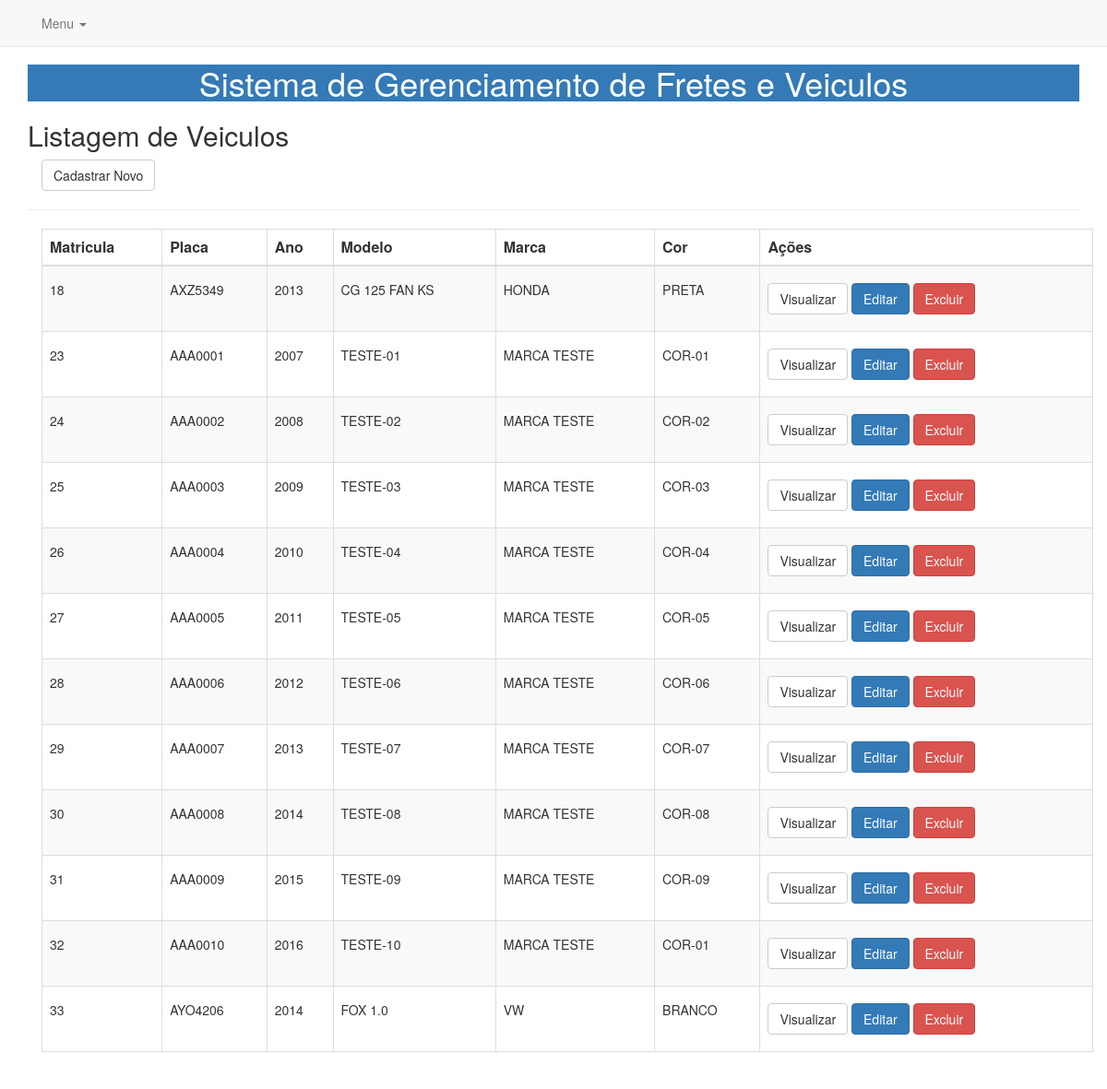
Before: /veiculos/listar_veiculos.php with the older database file.
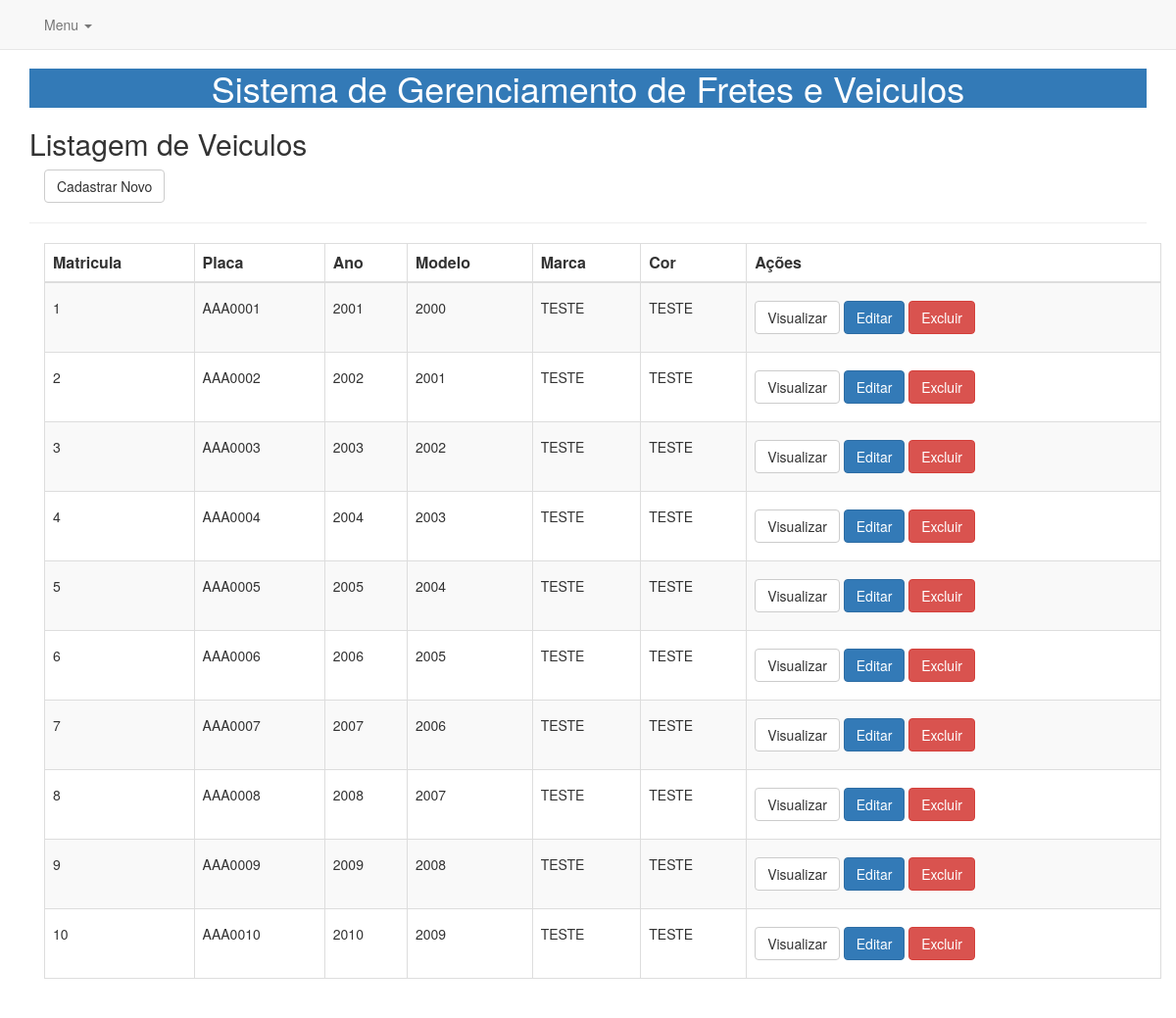
After: the same page with the newer database file.
### tables this page shows
CREATE TABLE `veiculo` (
  `veiculo_id` int(11) NOT NULL,
  `placa` varchar(10) DEFAULT NULL,
  `nro_renavam` varchar(20) DEFAULT NULL,
  `ano` varchar(9) DEFAULT NULL,
  `modelo` varchar(45) DEFAULT NULL,
  `chassi` varchar(25) DEFAULT NULL,
  `marca` varchar(45) DEFAULT NULL,
  `cor` varchar(45) DEFAULT NULL,
  `descricao` text
);

### veiculos/listar_veiculos.php (the view)
<link href="../css/bootstrap.min.css" rel="stylesheet">
<?php include_once '../inc/header.php'; ?>
<?php include_once '../conex/conexao.php';?>
<h2>Listagem de Veiculos</h2>
<div class="container">
    <a href="form_veiculos.php" class="btn btn-default">Cadastrar Novo</a>
</div>
<hr/>
<div class="container">
<div class="table-responsive">
<table class="table table-striped table-hover table-bordered">
<thead>
<tr>
	<th>Matricula</th>
	<th>Placa</th>
	<th>Ano</th>
	<th>Modelo</th>
	<th>Marca</th>
	<th>Cor</th>
   	<th>Ações</th>
    </tr>
</thead>
<tbody>
<?php
$rows = $PDO->query("SELECT * FROM trans.veiculo");
while ($row = $rows->fetch (PDO::FETCH_ASSOC))
{
echo
"<tr>
	<td><h5>$row[veiculo_id]</h5></td>
	<td><h5>$row[placa]</h5></td>
	<td><h5>$row[ano]</h5></td>
	<td><h5>$row[modelo]</h5></td>
	<td><h5>$row[marca]</h5></td>
	<td><h5>$row[cor]</h5></td>
		<td><h5><a href='view.php?veiculo_id=$row[veiculo_id]'class='btn btn-default'>Visualizar</a>
		<a href='form_veiculos_edit.php?veiculo_id=$row[veiculo_id]'class='btn btn-primary'>Editar</a>
		<a href='delete.php?veiculo_id=$row[veiculo_id]'class='btn btn-danger'>Excluir</a></h5></td>
</tr>";
}
?>
</tbody>
</table>
</div>

### inc/header.php (shortened to what this page needs)
<!doctype html>
<html>
<head>
<link href="css/bootstrap.min.css" rel="stylesheet">
<link href="css/bootstrap.min.css" rel="stylesheet">
<link rel="stylesheet" href="https://maxcdn.bootstrapcdn.com/font-awesome/4.6.2/css/font-awesome.min.css">
</head>
<body>
<nav class="navbar navbar-default navbar-fixed-top">
<div class="container">
<div id="navbar" class="navbar-collapse collapse">
<ul class="nav navbar-nav">
<li class="dropdown">
	<a href="#" class="dropdown-toggle" data-toggle="dropdown" role="button" aria-haspopup="" aria-expanded="false">
		Menu <span class="caret"></span>
	</a>
</li>
</ul>
</div>
</div>
</nav>
<main class="container">
    <h1 class="bg-primary text-center">Sistema de Gerenciamento de Fretes e Veiculos</h1>

### conex/conexao.php (shortened to what this page needs)
<link href="../css/bootstrap.min.css" rel="stylesheet">

### inc/header.php (style rules this page uses)
body { padding-top: 50px; padding-bottom: 20px; }

Changed rows visible on the page:
removed veiculo: veiculo_id "18", placa "AXZ5349", ano "2013", modelo "CG 125 FAN KS", marca "HONDA", cor "PRETA"
removed veiculo: veiculo_id "23", placa "AAA0001", ano "2007", modelo "TESTE-01", marca "MARCA TESTE", cor "COR-01"
removed veiculo: veiculo_id "24", placa "AAA0002", ano "2008", modelo "TESTE-02", marca "MARCA TESTE", cor "COR-02"
removed veiculo: veiculo_id "25", placa "AAA0003", ano "2009", modelo "TESTE-03", marca "MARCA TESTE", cor "COR-03"
removed veiculo: veiculo_id "26", placa "AAA0004", ano "2010", modelo "TESTE-04", marca "MARCA TESTE", cor "COR-04"
removed veiculo: veiculo_id "27", placa "AAA0005", ano "2011", modelo "TESTE-05", marca "MARCA TESTE", cor "COR-05"
removed veiculo: veiculo_id "28", placa "AAA0006", ano "2012", modelo "TESTE-06", marca "MARCA TESTE", cor "COR-06"
removed veiculo: veiculo_id "29", placa "AAA0007", ano "2013", modelo "TESTE-07", marca "MARCA TESTE", cor "COR-07"
removed veiculo: veiculo_id "30", placa "AAA0008", ano "2014", modelo "TESTE-08", marca "MARCA TESTE", cor "COR-08"
removed veiculo: veiculo_id "31", placa "AAA0009", ano "2015", modelo "TESTE-09", marca "MARCA TESTE", cor "COR-09"
removed veiculo: veiculo_id "32", placa "AAA0010", ano "2016", modelo "TESTE-10", marca "MARCA TESTE", cor "COR-01"
removed veiculo: veiculo_id "33", placa "AYO4206", ano "2014", modelo "FOX 1.0", marca "VW", cor "BRANCO"
added veiculo: veiculo_id "1", placa "AAA0001", ano "2001", modelo "2000", marca "TESTE", cor "TESTE"
added veiculo: veiculo_id "2", placa "AAA0002", ano "2002", modelo "2001", marca "TESTE", cor "TESTE"
added veiculo: veiculo_id "3", placa "AAA0003", ano "2003", modelo "2002", marca "TESTE", cor "TESTE"
added veiculo: veiculo_id "4", placa "AAA0004", ano "2004", modelo "2003", marca "TESTE", cor "TESTE"
added veiculo: veiculo_id "5", placa "AAA0005", ano "2005", modelo "2004", marca "TESTE", cor "TESTE"
added veiculo: veiculo_id "6", placa "AAA0006", ano "2006", modelo "2005", marca "TESTE", cor "TESTE"
added veiculo: veiculo_id "7", placa "AAA0007", ano "2007", modelo "2006", marca "TESTE", cor "TESTE"
added veiculo: veiculo_id "8", placa "AAA0008", ano "2008", modelo "2007", marca "TESTE", cor "TESTE"
added veiculo: veiculo_id "9", placa "AAA0009", ano "2009", modelo "2008", marca "TESTE", cor "TESTE"
added veiculo: veiculo_id "10", placa "AAA0010", ano "2010", modelo "2009", marca "TESTE", cor "TESTE"
